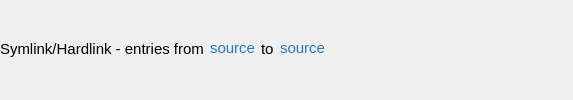
    <widget class="QWidget" name="headerWgt" native="true">
     <layout class="QHBoxLayout" name="horizontalLayout">
      <property name="leftMargin">
       <number>0</number>
      </property>
      <property name="topMargin">
       <number>0</number>
      </property>
      <property name="rightMargin">
       <number>0</number>
      </property>
      <property name="bottomMargin">
       <number>3</number>
      </property>
      <item>
       <widget class="QWidget" name="widget_11" native="true">
        <property name="font">
         <font>
          <pointsize>11</pointsize>
          <stylestrategy>PreferAntialias</stylestrategy>
         </font>
        </property>
        <layout class="QHBoxLayout" name="horizontalLayout_2">
         <property name="leftMargin">
          <number>0</number>
         </property>
         <property name="topMargin">
          <number>0</number>
         </property>
         <property name="rightMargin">
          <number>0</number>
         </property>
         <property name="bottomMargin">
          <number>0</number>
         </property>
         <item>
          <widget class="QLabel" name="headerText1">
           <property name="text">
            <string>Symlink/Hardlink - entries from</string>
           </property>
           <property name="textInteractionFlags">
            <set>Qt::NoTextInteraction</set>
           </property>
          </widget>
         </item>
         <item>
          <widget class="QLabel" name="sourcePathText">
           <property name="maximumSize">
            <size>
             <width>160</width>
             <height>16777215</height>
            </size>
           </property>
           <property name="text">
            <string>&lt;html&gt;&lt;head/&gt;&lt;body&gt;&lt;p&gt;&lt;a href=&quot;C:&quot;&gt;&lt;span style=&quot;color: rgba(0, 100, 180, 216);text-decoration:none;&quot;&gt;source&lt;/span&gt;&lt;/a&gt;&lt;/p&gt;&lt;/body&gt;&lt;/html&gt;</string>
           </property>
           <property name="alignment">
            <set>Qt::AlignCenter</set>
           </property>
           <property name="openExternalLinks">
            <bool>true</bool>
           </property>
          </widget>
         </item>
         <item>
          <widget class="QLabel" name="headerText2">
           <property name="text">
            <string>to</string>
           </property>
           <property name="textInteractionFlags">
            <set>Qt::NoTextInteraction</set>
           </property>
          </widget>
         </item>
         <item>
          <widget class="QLabel" name="targetPathText">
           <property name="maximumSize">
            <size>
             <width>160</width>
             <height>16777215</height>
            </size>
           </property>
           <property name="text">
            <string>&lt;html&gt;&lt;head/&gt;&lt;body&gt;&lt;p&gt;&lt;a href=&quot;C:&quot;&gt;&lt;span style=&quot;color: rgba(0, 100, 180, 216);text-decoration:none;&quot;&gt;source&lt;/span&gt;&lt;/a&gt;&lt;/p&gt;&lt;/body&gt;&lt;/html&gt;</string>
           </property>
           <property name="alignment">
            <set>Qt::AlignCenter</set>
           </property>
           <property name="openExternalLinks">
            <bool>true</bool>
           </property>
          </widget>
         </item>
        </layout>
       </widget>
      </item>
      <item>
       <spacer name="horizontalSpacer">
        <property name="orientation">
         <enum>Qt::Horizontal</enum>
        </property>
        <property name="sizeHint" stdset="0">
         <size>
          <width>248</width>
          <height>20</height>
         </size>
        </property>
       </spacer>
      </item>
     </layout>
    </widget>
